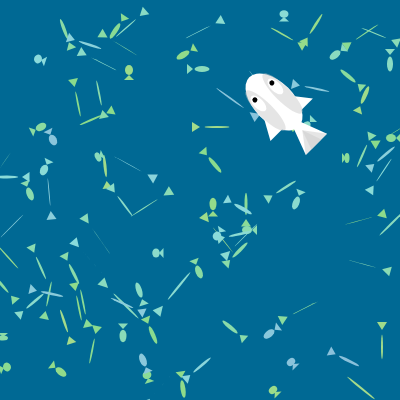
Frame 1 (no input)
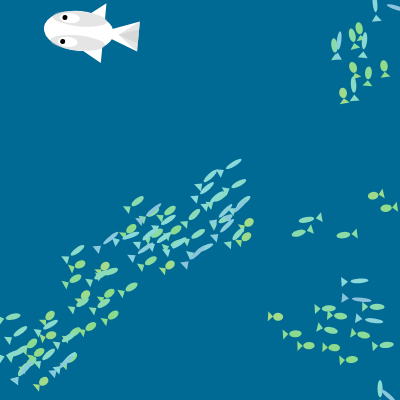
Frame 60 (no input)
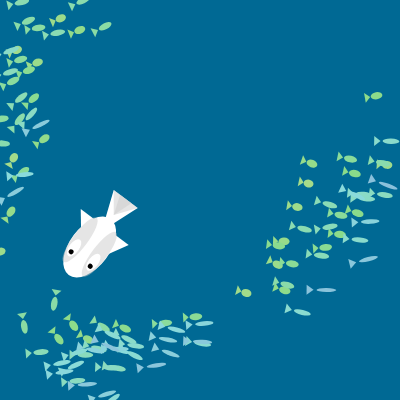
Frame 120 (the mouse pressed at the canvas centre since frame 60)

The p5.js sketch that drew these frames (run headless with seeded random() and noise() and a simulated clock; from frame 60 on, the mouse is pressed at the canvas centre):

// p5.js sketch
// ── sketch.js
let tank;

function setup() {
    createCanvas(400, 400);

    tank = new FoishTank(100, 400, 400);
}

function draw() {
    background('#006994');
    for (let i = 0; i < tank.foishes.length; i++) {
        let foish = tank.foishes[i];
        drawFoish(foish, i);
        // Velocity arrow
        // line(foish.x, foish.y, foish.x + foish.vX * 5, foish.y + foish.vY * 5);
    }

    // line(
    //     tank.bigFoish.x,
    //     tank.bigFoish.y,
    //     tank.bigFoish.x + tank.bigFoish.vX * 5,
    //     tank.bigFoish.y + tank.bigFoish.vY * 5,
    // );

    drawBigFoish(tank.bigFoish);

    tank.step();
}

function drawFoish(foish, i) {
    push();
    // console.log(
    //     `hsl(${Math.round(i / tank.foishes.length) * 30 + 240}, 53%, 70%)`,
    // );
    const c = color(
        `hsl(${Math.round((i / tank.foishes.length) * 100 + 100)}, 53%, 70%)`,
    );
    fill(c);
    noStroke();
    translate(foish.x, foish.y);
    rotate(foish.angleRadians);
    //console.log(foish.velocity);
    // Body
    ellipse(0, 0, foish.velocity * 2.5, 12 - foish.velocity);
    // Tail
    triangle(
        -foish.velocity * 2 + 3,
        0,
        -foish.velocity * 2.5,
        -5,
        -foish.velocity * 2.5,
        5,
    );
    pop();
}


function drawBigFoishSprite(x, y, angleRads)
{
    push();
    fill('#FFFFFF');
    noStroke();
    translate(x, y);
    rotate(angleRads);
    // Fins
    fill('#FFFFFF');
    triangle(20, -5, -25, -30, -25, 30);
    // Body
    fill('#FFFFFF');
    ellipse(0, 0, 70, 40);
    fill('#CCCCCC80');
    ellipse(0, -12, 55, 15);
    ellipse(0, 12, 55, 15);
    fill('#FFFFFF');
    ellipse(10, -12, 20, 10);
    ellipse(10, 12, 20, 10);
    fill('#000000');
    circle(15, -12, 5);
    circle(15, 12, 5);
    // Tail
    fill('#FFFFFF');
    triangle(-20, 0, -60, -15, -60, 15);
    fill('#CCCCCC80');
    triangle(-40, 0, -60, -15, -60, 15);
    triangle(-40, 0, -60, -7, -60, 7);
    pop();
}

function drawBigFoish(foish) {
    drawBigFoishSprite(foish.x, foish.y, foish.angleRadians);
    // Extra ones drawn so the fish I mean foish smoothly travels 
    // across the edges of the canvas.
    drawBigFoishSprite(foish.x + width, foish.y, foish.angleRadians);
    drawBigFoishSprite(foish.x - width, foish.y, foish.angleRadians);
    drawBigFoishSprite(foish.x, foish.y + height, foish.angleRadians);
    drawBigFoishSprite(foish.x, foish.y - height, foish.angleRadians);
}

// ── foish.js
// https://www.geeksforgeeks.org/how-to-generate-random-number-in-given-range-using-javascript/#
function randomNumber(min, max) {
    return Math.floor(Math.random() * (max - min) + min);
}

class FoishTank {
    separation = 1;
    alignment = 1;
    cohesion = 0.04;
    neighborhoodRange = 50;
    protectedRange = 20;
    turnFactor = 0;
    foishes = [];
    bigFoish = null;
    bigFoishAvoidance = 3;

    constructor(n, w, h) {
        this.foishes = [];

        this.w = w;
        this.h = h;

        for (let i = 0; i < n; i++) {
            this.foishes.push(
                new Foish(
                    randomNumber(0, w),
                    randomNumber(0, h),
                    randomNumber(-11, 11),
                    randomNumber(-11, 11),
                ),
            );
        }

        this.bigFoish = new Foish(
            randomNumber(0, w),
            randomNumber(0, h),
            randomNumber(-1, 1),
            randomNumber(-1, 1),
        );
    }

    step() {
        // Big foish

        let closestFoish = null;

        for (let foish of this.foishes) {
            if (
                closestFoish == null ||
                this.bigFoish.distance(foish) <
                    this.bigFoish.distance(closestFoish)
            ) {
                closestFoish = foish;
            }
        }

        let originalvX = this.bigFoish.vX;
        let originalvY = this.bigFoish.vY;

        if (closestFoish != null) {
            let diff = this.bigFoish.diff(closestFoish);
            if (!isNaN(diff[0]) && !isNaN(diff[1])) {
                this.bigFoish.vX -= diff[0] * 0.01;
                this.bigFoish.vY -= diff[1] * 0.01;
            }
        }

        this.bigFoish.vX = (this.bigFoish.vX + originalvX) / 2;
        this.bigFoish.vY = (this.bigFoish.vY + originalvY) / 2;

        // Rotate bigFoish by swim
        let swimFactor = Math.sin(this.bigFoish.swim / 2.5) * 5;

        if (isNaN(swimFactor)) {
            swimFactor = 0;
        }

        let [newX, newY] = rotateDegrees(
            this.bigFoish.vX,
            this.bigFoish.vY,
            swimFactor,
        );

        this.bigFoish.vX = newX;
        this.bigFoish.vY = newY;

        this.bigFoish.clampVelocity(0.1, 4);

        this.bigFoish.moveFoish();

        this.bigFoish.loopFoish(this.w, this.h);

        this.bigFoish.swim += Math.random() * 0.1 + 0.95;

        for (let i = 0; i < this.foishes.length; i++) {
            let foish = this.foishes[i];
            let neighbors = [];

            for (let neighbor of this.foishes) {
                if (foish.distance(neighbor) <= this.neighborhoodRange) {
                    neighbors.push(neighbor);
                }
            }

            let tooClose = [];

            for (let neighbor of this.foishes) {
                if (foish.distance(neighbor) <= this.protectedRange) {
                    tooClose.push(neighbor);
                }
            }

            // Separation

            let separation = [0, 0];

            for (let neighbor of tooClose) {
                let diff = foish.diff(neighbor);
                let distance = clamp(foish.distance(neighbor), 0.1, 100);
                separation[0] += diff[0] / distance;
                separation[1] += diff[1] / distance;
            }

            foish.vX += separation[0] * this.separation;
            foish.vY += separation[1] * this.separation;

            // Alignment

            let velocityAverage = [0, 0];

            for (let neighbor of neighbors) {
                velocityAverage[0] += neighbor.vX;
                velocityAverage[1] += neighbor.vY;
            }

            if (neighbors.length > 0) {
                velocityAverage[0] /= neighbors.length;
                velocityAverage[1] /= neighbors.length;
            }

            foish.vX += velocityAverage[0] * this.alignment;
            foish.vY += velocityAverage[1] * this.alignment;

            // Cohesion

            let positionAverage = [0, 0];

            for (let neighbor of neighbors) {
                positionAverage[0] += neighbor.x;
                positionAverage[1] += neighbor.y;
            }

            if (neighbors.length > 0) {
                positionAverage[0] /= neighbors.length;
                positionAverage[1] /= neighbors.length;
            }

            let positionDiff = [
                positionAverage[0] - foish.x,
                positionAverage[1] - foish.y,
            ];

            foish.vX += positionDiff[0] * this.cohesion;
            foish.vY += positionDiff[1] * this.cohesion;

            // Avoid bigFoish

            let bigFoishDiff = [
                this.bigFoish.x - foish.x,
                this.bigFoish.y - foish.y,
            ];

            let bigFoishDistance = clamp(
                this.bigFoish.distance(foish),
                0.1,
                100,
            );

            if (bigFoishDistance < 100) {
                foish.vX -=
                    (bigFoishDiff[0] / bigFoishDistance) *
                    this.bigFoishAvoidance;
                foish.vY -=
                    (bigFoishDiff[1] / bigFoishDistance) *
                    this.bigFoishAvoidance;
            }

            // Rotate velocity vector by turnFactor degrees

            let swimFactor =
                Math.sin((foish.swim * this.foishes.length) / (i * 2.5)) * 5;

            if (isNaN(swimFactor)) {
                swimFactor = 0;
            }

            let [newX, newY] = rotateDegrees(
                foish.vX,
                foish.vY,
                this.turnFactor + swimFactor,
            );

            foish.vX = newX;
            foish.vY = newY;

            this.turnFactor += Math.random() * 0.01 - 0.005;

            this.turnFactor = clamp(this.turnFactor, -0.3, 0.3);

            // Clamp velocity

            foish.clampVelocity(0.1, (i * 4) / this.foishes.length + 4);

            foish.moveFoish();

            foish.swim += Math.random() * 0.1 + 0.95;

            foish.loopFoish(this.w, this.h);
        }
    }
}

class Foish {
    swim = 0;

    constructor(x, y, vX, vY) {
        this.x = x;
        this.y = y;
        this.vX = vX;
        this.vY = vY;
    }

    distance(other) {
        let x = this.x - other.x;
        let y = this.y - other.y;
        return Math.sqrt(x * x + y * y);
    }

    get nextStep() {
        return [this.x + this.vX, this.y + this.vY];
    }

    moveFoish() {
        this.x += this.vX;
        this.y += this.vY;
    }

    diff(other) {
        return [this.x - other.x, this.y - other.y];
    }

    toroidalDistance(other, w, h) {
        const [dx, dy] = this.diff(other, w, h);
        return Math.sqrt(dx * dx + dy * dy);
    }

    // Toroidal vector difference function generated by ChatGPT
    toroidalDiff(other, w, h) {
        let dx = this.x - other.x;
        let dy = this.y - other.y;

        // Handle wraparound for the x dimension
        if (Math.abs(dx) > w / 2) {
            dx = dx > 0 ? dx - w : dx + w;
        }

        // Handle wraparound for the y dimension
        if (Math.abs(dy) > h / 2) {
            dy = dy > 0 ? dy - h : dy + h;
        }

        return [dx, dy];
    }

    clampVelocity(min, max) {
        let speed = Math.sqrt(this.vX * this.vX + this.vY * this.vY);
        if (speed > max) {
            this.vX *= max / speed;
            this.vY *= max / speed;
        } else if (speed < min) {
            this.vX *= min / speed;
            this.vY *= min / speed;
        }
    }

    loopFoish(w, h) {
        this.x = (this.x + w) % w;
        this.y = (this.y + h) % h;
    }

    get angleRadians() {
        return Math.atan2(this.vY, this.vX);
    }

    get velocity() {
        return Math.sqrt(this.vX * this.vX + this.vY * this.vY);
    }
}

function clamp(num, min, max) {
    return num <= min ? min : num >= max ? max : num;
}

function rotateDegrees(x, y, degrees) {
    let radians = (degrees * Math.PI) / 180;
    let sin = Math.sin(radians);
    let cos = Math.cos(radians);
    let newX = x * cos - y * sin;
    let newY = x * sin + y * cos;
    return [newX, newY];
}

function nanCheck(foish, n) {
    if (isNaN(foish.x)) {
        console.log(n + ' NaN x', foish);
    }
    if (isNaN(foish.y)) {
        console.log(n + ' NaN y', foish);
    }
    if (isNaN(foish.vX)) {
        console.log(n + ' NaN vX', foish);
    }
    if (isNaN(foish.vY)) {
        console.log(n + ' NaN vY', foish);
    }
    throw new Error(n + ' NaN');
}
